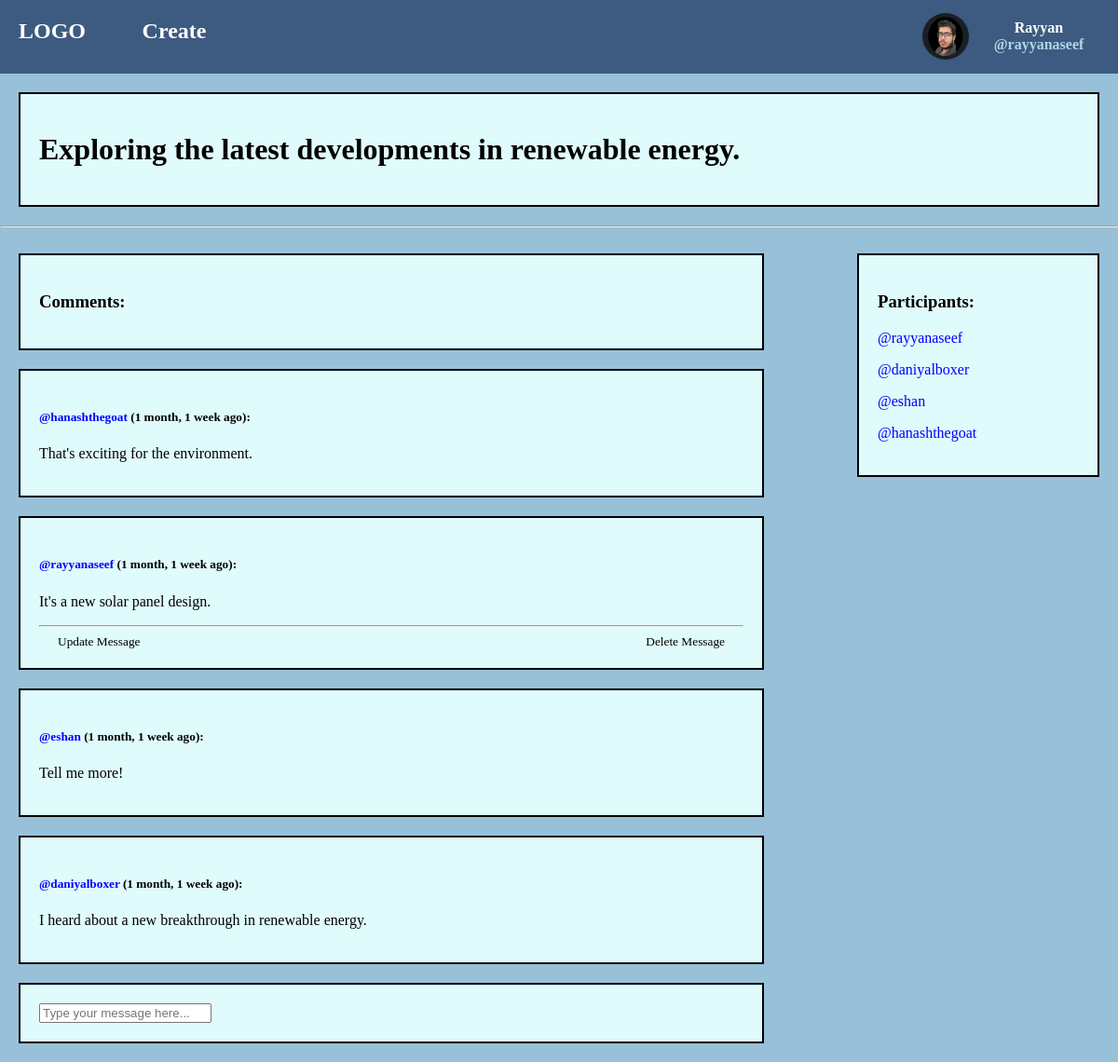
/room/17/ (signed in), run on the app's committed database.
### playground/models.py (models this page shows, shortened)
class ProfilePic(models.Model):
    user = models.ForeignKey(User, on_delete=models.CASCADE)
    profile_pic = models.ImageField(upload_to="Profile_Pics", default='Profile_Pics/Default_Profile_Pic.png')

class Room(models.Model):
    host        = models.ForeignKey(User, on_delete=models.SET_NULL, null=True)
    topic       = models.ForeignKey(Topic, on_delete=models.SET_NULL, null=True)
    partcipants = models.ManyToManyField(User, related_name="partcipants", blank=True)
    name        = models.CharField(max_length=100)
    description = models.TextField(null=True, blank=True)
    updated     = models.DateTimeField(auto_now=True)
    created     = models.DateTimeField(auto_now_add=True)
    class Meta:
        ordering = ['-updated','-created']

class Message(models.Model):
    user        = models.ForeignKey(User, on_delete=models.CASCADE)
    room        = models.ForeignKey(Room, on_delete=models.CASCADE)
    body        = models.TextField()
    updated     = models.DateTimeField(auto_now=True)
    created     = models.DateTimeField(auto_now_add=True)

### playground/views.py (the view, shortened to what this page needs)
# urls.py: path('room/<str:pk>/', views.room_page, name = "room"),
def room_page(request, pk):
    room = Room.objects.get(id=pk)
    comments = Message.objects.filter(room=room).order_by('-created')
    partcipants = room.partcipants.all()
    context = { 'room': room, 'comments': comments, 'partcipants': partcipants }
    return render(request, 'playground/room.html', context )

### playground/templates/playground/room.html (shortened to what this page needs)
{% extends 'main.html' %}
{% block content %}
<div class="content-box">
    <h1>{{room.description}}</h1>
</div>
<hr>
<div style="display: flex; justify-content: space-between;">
    <div style="width: 70%; ">
        <div class="content-box">
            <h3>Comments:</h3>
        </div>
        {% for comment in comments %}
        <div class="content-box">
            <h5><span>@{{comment.user}}</span> ({{comment.created|timesince}} ago):</h5>
            <p>{{comment.body}}</p>
            {% if request.user == comment.user %}
            <hr>
            <div class="object-options">
                <small><a href="{% url 'update_message' comment.id %}" style="margin: 0px 20px">Update Message</a></small>
                <small><a href="{% url 'delete_message' comment.id %}" style="margin: 0px 20px">Delete Message</a></small>
            </div>
            {% endif %}
        </div>
        {% endfor %}
        <div class="content-box">
            <form method="POST" action="">
                <input type="text" name="body" placeholder="Type your message here...">
            </form>
        </div>
    </div>
    <div style="width: 25%;">
        <div class="content-box">
            <h3>Participants:</h3>
            {% for participant in partcipants %}
            <p><span>@{{participant}}</span></p>
            {% endfor %}
        </div>
    </div>
</div>
{% endblock %}

### templates/navBar.html (shortened to what this page needs)
<nav id="nav">
    <div id="start">
        <h1><a href="{% url 'home' %}" style="margin: 0px 20px" id="nav-link">LOGO</a></h1>
        <div class="dropdown">
            <h1>Create</h1>
        </div>
    </div>
    <div id="end">
        {% if request.user.is_authenticated %}
        <img src="{{request.user.profilepic_set.first.profile_pic.url}}" width="50px" height="50px" style="border-radius: 50%;">
        <div class="dropdown">
            <h4 style="margin-bottom: 0px;">{{request.user.first_name}} {{request.user.last_name}}</h4>
            <h4 style="margin-top: 0px;"><span style="color: lightblue;">@{{request.user.username}}</span></h4>
        </div>
        {% else %}
        <h1><a href="{% url 'register' %}" style="margin: 0px 20px" id="nav-link">Registar</a></h1>
        <h1><a href="{% url 'login' %}" style="margin: 0px 20px" id="nav-link">Login</a></h1>
        {% endif %}
    </div>
</nav>

### static/styles/main.css (style rules this page uses)
body { background-color: #98c1d9; align-items: flex-start; margin: 0px; }
.content-box { margin: 20px; padding: 20px; border: 2px solid black; background-color: #e0fbfc; }
.object-options { display: flex; justify-content: space-between; }
span { color: blue; }
a { color: black; text-decoration: none; }
#nav { display: flex; justify-content: space-between; position: sticky; top: 0px; background-color: #3d5a80; z-index: 10; }
#start { display: flex; justify-content: inline left; }
.dropdown { color: white; position: relative; text-align: center; width: 150px; height: 100%; }
#nav-link { text-decoration: none; color: white; }
#end { display: flex; justify-content: inline right; align-items: center; margin-right: 10px; }

### data on the page
Room: description "Exploring the latest developments in renewable energy."
Message: user "hanashthegoat", created "1 month, 1 week", body "That's exciting for the environment."
Message: user "rayyanaseef", created "1 month, 1 week", body "It's a new solar panel design.", shows "Update Message"
Message: user "eshan", created "1 month, 1 week", body "Tell me more!"
Message: user "daniyalboxer", created "1 month, 1 week", body "I heard about a new breakthrough in renewable energy."

### other printed values
{{ request.user.first_name }} "Rayyan"
{{ request.user.username }} "rayyanaseef"
{{ participant }} "rayyanaseef"
{{ participant }} "daniyalboxer"
{{ participant }} "eshan"
{{ participant }} "hanashthegoat"
